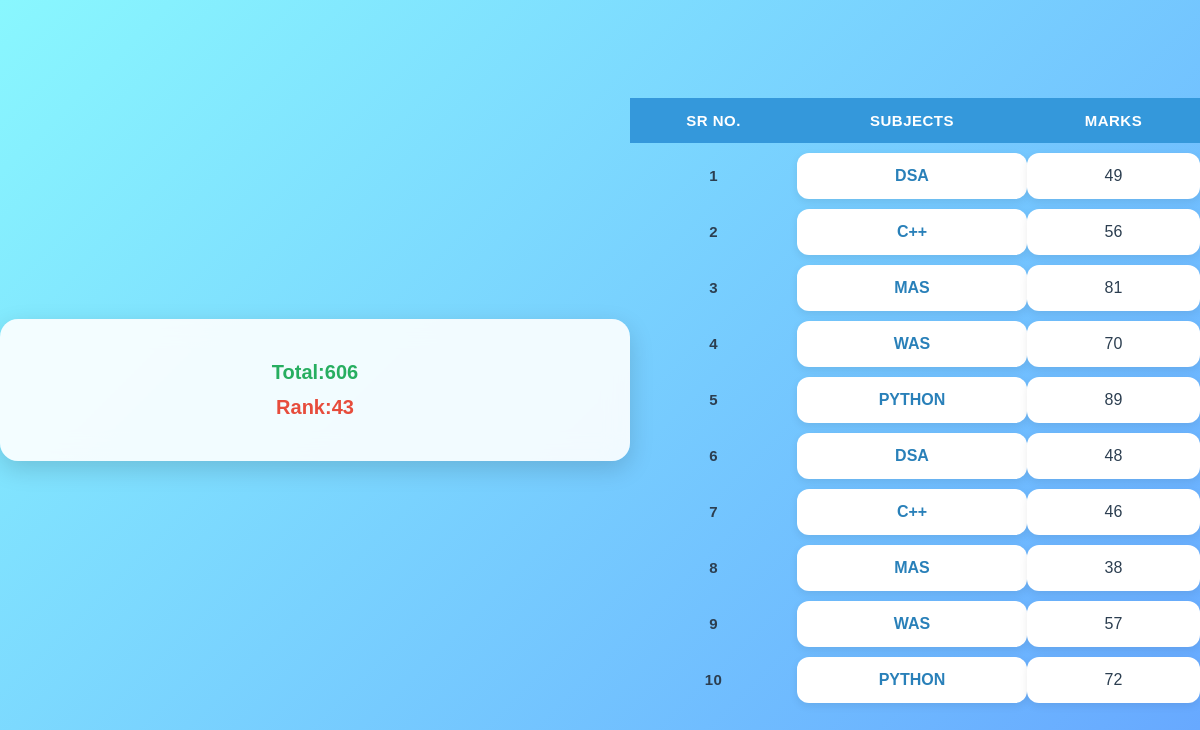
The page /results/2303031461/ on the database its author committed.
### vege/models.py (models this page shows, shortened)
class StudentsMark(models.Model):
    students=models.ForeignKey(Students,related_name="studentsmarks",on_delete=models.CASCADE)
    subject=models.ForeignKey(Subject,on_delete=models.CASCADE)
    marks=models.IntegerField()
    class Meta:
        unique_together=('students','subject')

class Subject(models.Model):
    subject_name=models.CharField(max_length=100)

### vege/views.py (the view)
# urls.py: path("results/<student_id>/", subject_mark, name="subject_mark"),
def subject_mark(request,student_id):
    queryset=StudentsMark.objects.filter(students__student_id__student_id = student_id)
    total_marks=queryset.aggregate(total_marks=Sum('marks'))
    ranks=Students.objects.annotate(marks=Sum('studentsmarks__marks')).order_by('-marks')
    rank_position=None
    count=1
    for r in ranks:
     if r.student_id.student_id==student_id:
        rank_position=count
        break
     count+=1
    return render(request, "result.html", {"queryset":queryset,'total_marks': total_marks,'rank_position':rank_position})

### vege/templates/result.html (shortened to what this page needs)
{% load static %}
{% block start %}
<!DOCTYPE html>
<html lang="en">
<head>
    <link rel="stylesheet" href="{% static 'mycss/results.css' %}">
</head>
<body>
 <div>
  <h3>Total:{{total_marks.total_marks}}</h3>
  <h3>Rank:{{rank_position}}</h3>
 </div>
    <table class="table">
  <thead>
    <tr>
      <th scope="col">Sr No.</th>
      <th scope="col">Subjects</th>
      <th scope="col">Marks</th>
    </tr>
  </thead>
  <tbody>
    {%for q in queryset  %}
    <tr>
      <th scope="row">{{forloop.counter}}</th>
      <td>{{q.subject.subject_name}}</td>
      <td>{{q.marks}}</td>
    </tr>
    {% endfor %}
    </tbody>
    </table>
    </body>
    </html>
{% endblock %}

### vege/static/mycss/results.css (style rules this page uses)
body { font-family: 'Poppins', sans-serif; background: linear-gradient(135deg, #89f7fe, #66a6ff); margin: 0; padding: 0; min-height: 100vh; display: flex; align-items: center; justify-content: center; color: #2c3e50; }
div { width: 95%; max-width: 900px; background: rgba(255, 255, 255, 0.9); padding: 30px; border-radius: 18px; backdrop-filter: blur(12px); box-shadow: 0px 8px 25px rgba(0, 0, 0, 0.15); animation: fadeIn 0.8s ease-in-out; margin-bottom: 20px; text-align: center; }
h3 { margin: 12px 0; font-size: 20px; font-weight: 600; color: #34495e; }
h3:first-child { color: #27ae60; }
h3:nth-child(2) { color: #e74c3c; }
.table { width: 95%; max-width: 900px; border-collapse: separate; border-spacing: 0 10px; margin: auto; }
.table thead { background: #3498db; color: white; border-radius: 12px; }
.table th { padding: 14px 12px; font-weight: 600; font-size: 15px; text-transform: uppercase; letter-spacing: 0.5px; }
.table td { padding: 14px 12px; text-align: center; background: #fff; border-radius: 12px; box-shadow: 0px 3px 8px rgba(0,0,0,0.08); transition: all 0.3s ease-in-out; }
.table tr { transition: transform 0.2s, box-shadow 0.2s; }
.table td:nth-child(2) { color: #2980b9; font-weight: 600; transition: color 0.3s; }

### rows shown on the page
StudentsMark: subject.subject_name "DSA", marks "49"
StudentsMark: subject.subject_name "C++", marks "56"
StudentsMark: subject.subject_name "MAS", marks "81"
StudentsMark: subject.subject_name "WAS", marks "70"
StudentsMark: subject.subject_name "PYTHON", marks "89"
StudentsMark: subject.subject_name "DSA", marks "48"
StudentsMark: subject.subject_name "C++", marks "46"
StudentsMark: subject.subject_name "MAS", marks "38"
StudentsMark: subject.subject_name "WAS", marks "57"
StudentsMark: subject.subject_name "PYTHON", marks "72"

### other values the page prints
{{ total_marks.total_marks }} "606"
{{ rank_position }} "43"
